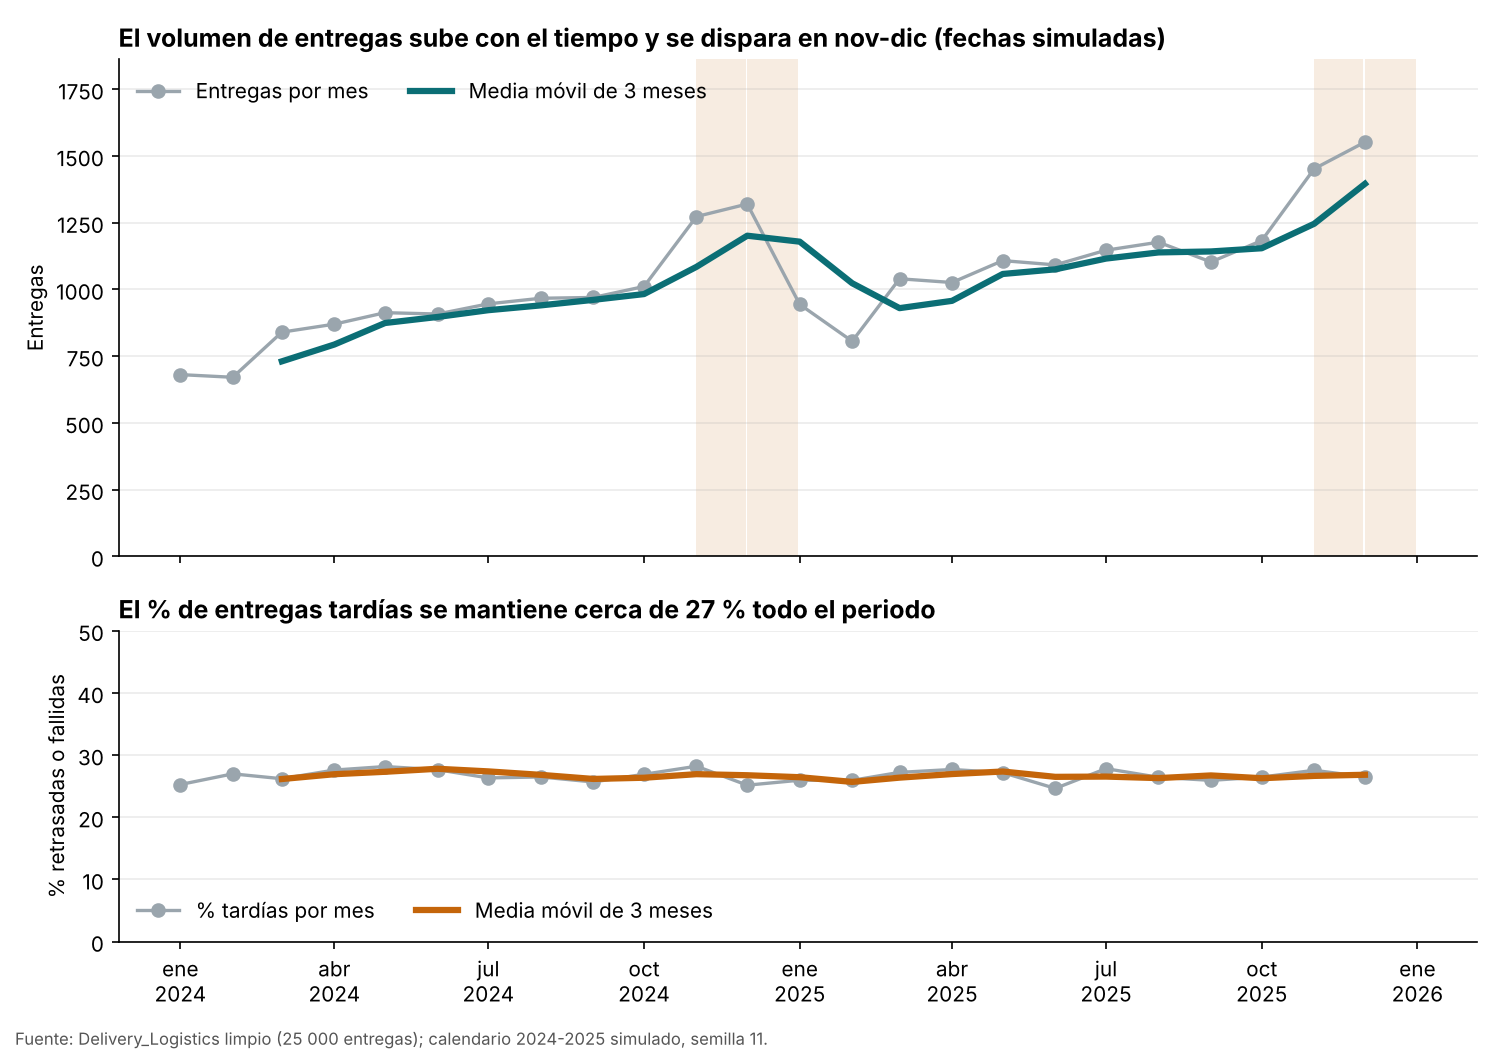

Python code for this plot:
"""Semana 11 - Análisis temporal y series de tiempo.

Autora: Camila Alejandra Salas Gracia (casalas-2024a-cell)

El dataset de logística (semanas 6 a 10) NO trae fechas. La guía permite usar una serie real o
simulada, así que aquí se le asigna a cada entrega una FECHA SIMULADA (semilla fija) con una
tendencia suave y una temporada alta en nov-dic. Todo lo demás (retrasos, costos, clima...) es el
dato real del archivo. Por eso se mira el volumen mensual (que sí depende del calendario simulado)
y el % de entregas con retraso (que, en estos datos, no debería depender de la fecha).

Pasos: 1 cargar y poner la fecha como índice · 2 resample mensual · 3 media móvil (rolling) ·
4 gráfica · 5 interpretación (se escribe en salidas/interpretacion.txt y en el README).

Uso:  python serie_temporal.py
"""
from pathlib import Path

import matplotlib
matplotlib.use("Agg")
import matplotlib.dates as mdates
import matplotlib.pyplot as plt
import numpy as np
import pandas as pd

AQUI = Path(__file__).resolve().parent
CSV = AQUI.parent.parent / "10-week" / "02-optional-activity" / "salidas" / "Delivery_Logistics_clean.csv"
SALIDAS = AQUI / "salidas"
SEMILLA = 11
TEAL, NARANJA, GRIS = "#0b6e75", "#c4650a", "#9aa5ad"
MESES = ["ene", "feb", "mar", "abr", "may", "jun", "jul", "ago", "sep", "oct", "nov", "dic"]

# 1. CARGAR: datos reales + fecha simulada como índice ------------------------------------------
df = pd.read_csv(CSV)
df["tarde"] = df["delivery_status"] != "delivered"          # retrasada o fallida (igual que semana 10)

dias = pd.date_range("2024-01-01", "2025-12-31", freq="D")
t = np.arange(len(dias))
peso = (1 + 0.0007 * t                                     # tendencia suave al alza
        + np.where(dias.month.isin([11, 12]), 0.35, 0)     # temporada alta
        + np.where(dias.month.isin([1, 2]), -0.15, 0)      # temporada baja
        - np.where(dias.dayofweek == 6, 0.5, 0))           # menos entregas los domingos
rng = np.random.default_rng(SEMILLA)
df["fecha"] = rng.choice(dias, size=len(df), p=peso / peso.sum())
df = df.set_index("fecha").sort_index()
print(f"Entregas: {len(df):,} | {df.index.min().date()} a {df.index.max().date()}")

# 2. AGREGAR POR MES con resample ----------------------------------------------------------------
mensual = df.resample("MS").agg(entregas=("delivery_id", "size"), tardias=("tarde", "sum"),
                                costo_total=("delivery_cost", "sum"))
mensual["pct_tardias"] = 100 * mensual["tardias"] / mensual["entregas"]

# 3. MEDIA MÓVIL de 3 meses con rolling ----------------------------------------------------------
mensual["entregas_mm3"] = mensual["entregas"].rolling(3).mean()
mensual["pct_tardias_mm3"] = mensual["pct_tardias"].rolling(3).mean()
SALIDAS.mkdir(exist_ok=True)
mensual.round(2).to_csv(SALIDAS / "serie_mensual.csv")

# 5. Cifras para la interpretación -------------------------------------------------------------
x = np.arange(len(mensual))
pend = np.polyfit(x, mensual["entregas"], 1)[0]
alto = mensual["entregas"].nlargest(3).index
bajo = mensual["entregas"].nsmallest(3).index
prom_nd = mensual[mensual.index.month.isin([11, 12])]["entregas"].mean()
prom_resto = mensual[~mensual.index.month.isin([11, 12])]["entregas"].mean()
r = mensual["pct_tardias"]
m = lambda ts: ", ".join(f"{MESES[i.month-1]}-{i.year}" for i in sorted(ts))
fmt = lambda v, d=1: f"{v:.{d}f}".replace(".", ",")
texto = (
    f"El volumen mensual sube en promedio {fmt(pend)} entregas por mes (tendencia al alza) y tiene una temporada alta clara: "
    f"nov-dic promedian {fmt(prom_nd, 0)} entregas frente a {fmt(prom_resto, 0)} en el resto del año; los tres meses más altos son {m(alto)} y los más bajos {m(bajo)}. "
    f"El % de entregas tardías casi no se mueve (entre {fmt(r.min())} % y {fmt(r.max())} %, media {fmt(r.mean())} %): no hay estacionalidad en el retraso. "
    "Ojo: las fechas son simuladas, así que la tendencia y la temporada son las que se pusieron a propósito; lo que se demuestra es el método."
)
(SALIDAS / "interpretacion.txt").write_text(texto + "\n", encoding="utf-8")
print(texto)

# 4. GRÁFICA: serie + media móvil ---------------------------------------------------------------
fig, (a1, a2) = plt.subplots(2, 1, figsize=(10, 7), sharex=True, gridspec_kw={"height_ratios": [1.6, 1]})
a1.plot(mensual.index, mensual["entregas"], marker="o", color=GRIS, lw=1.6, label="Entregas por mes")
a1.plot(mensual.index, mensual["entregas_mm3"], color=TEAL, lw=3, label="Media móvil de 3 meses")
for ts in mensual.index[mensual.index.month.isin([11, 12])]:
    a1.axvspan(ts, ts + pd.offsets.MonthEnd(0), color=NARANJA, alpha=0.12, lw=0)
a1.set_ylabel("Entregas"); a1.set_ylim(0, mensual["entregas"].max() * 1.2)
a1.set_title("El volumen de entregas sube con el tiempo y se dispara en nov-dic (fechas simuladas)", loc="left", fontweight="bold", fontsize=12)
a1.legend(frameon=False, loc="upper left", ncol=2)
a2.plot(mensual.index, mensual["pct_tardias"], marker="o", color=GRIS, lw=1.6, label="% tardías por mes")
a2.plot(mensual.index, mensual["pct_tardias_mm3"], color=NARANJA, lw=3, label="Media móvil de 3 meses")
a2.set_ylim(0, 50); a2.set_ylabel("% retrasadas o fallidas")
a2.set_title(f"El % de entregas tardías se mantiene cerca de {fmt(r.mean(), 0)} % todo el periodo", loc="left", fontweight="bold", fontsize=12)
a2.legend(frameon=False, loc="lower left", ncol=2)
a2.xaxis.set_major_locator(mdates.MonthLocator(bymonth=[1, 4, 7, 10]))
a2.xaxis.set_major_formatter(plt.FuncFormatter(lambda v, _: f"{MESES[mdates.num2date(v).month-1]}\n{mdates.num2date(v).year}"))
for a in (a1, a2):
    a.spines[["top", "right"]].set_visible(False); a.grid(axis="y", alpha=0.25)
fig.text(0.01, 0.005, "Fuente: Delivery_Logistics limpio (25 000 entregas); calendario 2024-2025 simulado, semilla 11.", fontsize=8, color="#555")
fig.tight_layout(rect=(0, 0.02, 1, 1))
fig.savefig(AQUI / "serie_temporal.png", dpi=150)
print("Gráfica: serie_temporal.png")
